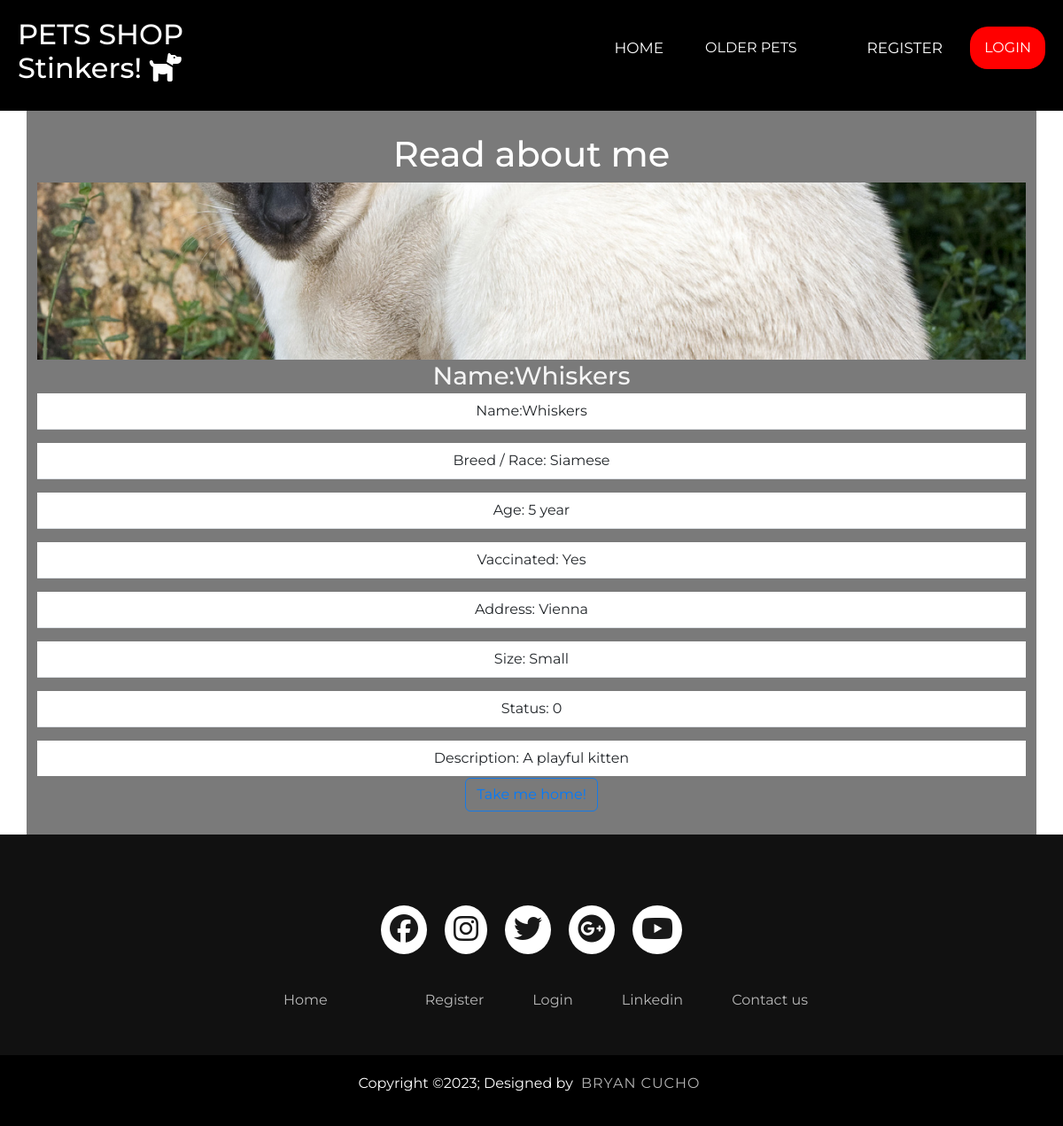
The page /animal/animal_details.php?id=13 on the database its author committed.
### tables this page shows
CREATE TABLE `animals` (
  `animal_id` int(11) NOT NULL,
  `animal_name` varchar(255) NOT NULL,
  `price` decimal(13,2) NOT NULL,
  `photo` varchar(255) DEFAULT NULL,
  `location` varchar(255) NOT NULL,
  `description` varchar(255) NOT NULL,
  `size` varchar(255) NOT NULL,
  `age` varchar(255) NOT NULL,
  `vaccinated` varchar(255) NOT NULL,
  `breed` varchar(255) NOT NULL,
  `status` tinyint(1) NOT NULL,
  `fk_animal_id` int(11) DEFAULT NULL,
  `fk_pet_id` int(11) NOT NULL
);

### animal/animal_details.php (the view, shortened to what this page needs)
<?php
require_once '../components/db_connect.php';
if (isset($_GET["id"]) && !empty($_GET["id"])) {
    $sql = "SELECT * FROM `animals` WHERE `animal_id` = $_GET[id]";
    $result = mysqli_query($connect, $sql);
    $cards = "";
    if (mysqli_num_rows($result) > 0) {
        while ($row = mysqli_fetch_assoc($result)) {
            $cards .= "<div class.='card'>
        <img src='../assets/{$row['photo']}' class='card-img-top'>
        <div class='card-body'>
          <h3 class='card-title'>Name:{$row['animal_name']}</h3>
        </div>
        <ul class='list-group list-group-flush'>
            <li class='list-group-item'>Name:{$row['animal_name']}</li>
          <li class='list-group-item'>Breed / Race: {$row['breed']}</li>
          <li class='list-group-item'>Age: {$row['age']}</li>
          <li class='list-group-item'>Vaccinated: {$row['vaccinated']}</li>
          <li class='list-group-item'>Address: {$row['location']}</li>
          <li class='list-group-item'>Size: {$row['size']}</li>
          <li class='list-group-item'>Status: {$row['status']}</li>
          <li class='list-group-item'>Description: {$row['description']}</li>
        </ul>
        <div class='card-body'>
          <a href='../animal/animal_details.php?id={$row['animal_id']}' class='btn btn-outline-primary'>Take me home!</a>";
            $cards .= "</div>
        <br/>
      </div>";
        }
    } else {
        $cards = "<p>No results found</p>";
    }
}
?>
<!DOCTYPE html>
<html lang="en">
<head>
    <link rel="stylesheet" href="https://cdn.jsdelivr.net/npm/@fortawesome/fontawesome-free@5.15.4/css/fontawesome.min.css">
    <link rel="stylesheet" href="https://kit-free.fontawesome.com/releases/latest/css/free.min.css">
    <link rel="stylesheet" href="https://cdnjs.cloudflare.com/ajax/libs/font-awesome/6.4.2/css/all.min.css" />
    <link rel="stylesheet" href="https://kit-free.fontawesome.com/releases/latest/css/free.min.css">
    <link href="https://cdn.jsdelivr.net/npm/bootstrap@5.3.2/dist/css/bootstrap.min.css" rel="stylesheet">
    <link rel="stylesheet" href="../css/navbar.css">
    <link rel="stylesheet" href="../css/style.css">
    <link rel="stylesheet" href="../css/footer.css">
</head>
<body>
    <?php require_once '../components/Navbar.php'; ?>
    <div class="container">
        <div class="section-title">
            <h1>Read about me</h1>
        </div>
        <?= $cards ?>
    </div>
    <?php require_once '../components/footer.php'; ?>
</body>
</html>

### css/navbar.css (style rules this page uses)
* { box-sizing: border-box; padding: 0; margin: 0; font-family: 'Montserrat', sans-serif; }
ul { display: inline-flex; list-style-type: none; gap: 15px; }

### css/style.css (style rules this page uses)
body { background-image: url("https://th.bing.com/th/id/OIG.OFZ.hsz8CGDWjVBjL6Np?pid=ImgGn"); font-family: 'roboto', sans-serif; color: whitesmoke; font-weight: 400; }
.section-title { width: 100%; text-align: center; padding-top: 150px; color: white; }
.container { background-color: rgba(0, 0, 0, 0.521); }
.card-body { text-align: center; }
.list-group-item { text-align: center; }
.card-img-top { width: 100%; height: 200px; object-fit: cover; }
.card-body { padding: 2px 16px; }
.btn-outline-primary { color: #007bff; border-color: #007bffd0; }

### css/footer.css (style rules this page uses)
* { padding: 0; margin: 0; box-sizing: border-box; }

### rows shown on the page
animals: photo (picture), animal_name "Whiskers", breed "Siamese", age "5 year", vaccinated "Yes", location "Vienna", size "Small", status "0", description "A playful kitten"
